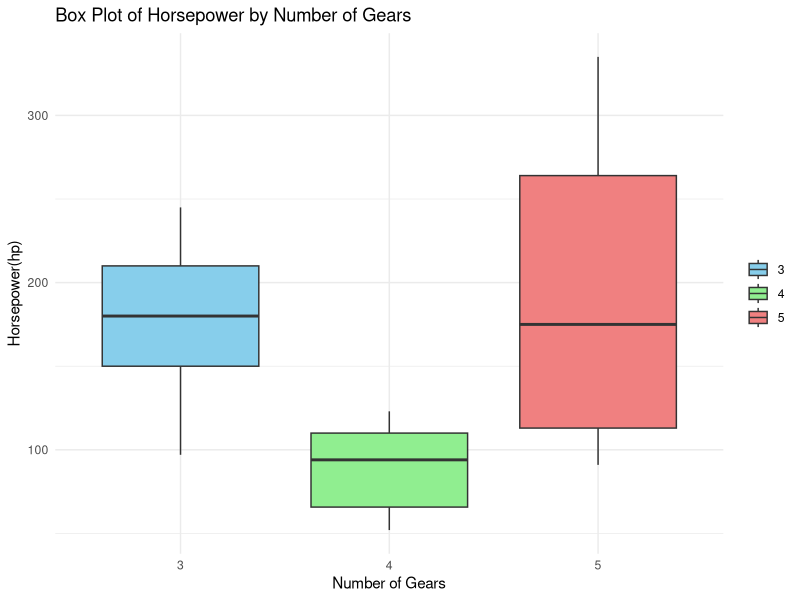

R code for this plot:
library(ggplot2)

ggplot(mtcars, aes(x = as.factor(gear), y = hp, shape = as.factor(gear), fill = as.factor(gear)))+
  geom_boxplot(outlier.colour = "red", outlier.size = 2)+
  scale_shape_manual(values = c(16, 17, 18))+
  scale_fill_manual(values = c("skyblue", "lightgreen", "lightcoral"))+
  labs(title = "Box Plot of Horsepower by Number of Gears",
       x = "Number of Gears",
       y = "Horsepower(hp)")+
  theme_minimal()+
  theme(legend.title = element_blank())
  

  